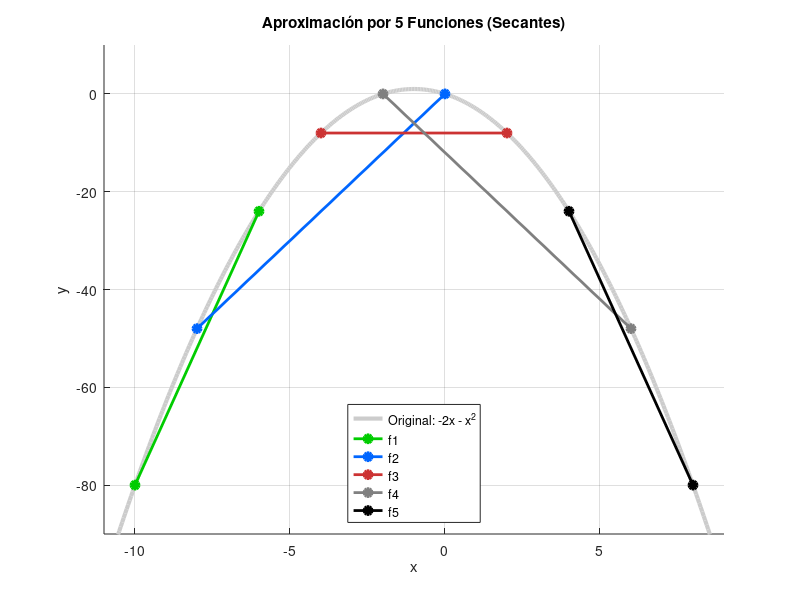

Reproduce this figure in MATLAB.
% ========================================================================
% Programa: Aproximación por 5 Rectas (Rangos Solapados)
% Función base: y = -2x - x^2
% ========================================================================

clear; clc; close all;

% Definimos los datos exactos de la tabla en la imagen
% Estructura: [x_inicial, x_final, R (Red), G (Green), B (Blue)]
data = [
    -10, -6,  0,   0.8, 0;    % f1: Verde
     -8,  0,  0,   0.4, 1;    % f2: Azul
     -4,  2,  0.8, 0.2, 0.2;  % f3: Rojo
     -2,  6,  0.5, 0.5, 0.5;  % f4: Gris
      4,  8,  0,   0,   0     % f5: Negro
];

num_funciones = size(data, 1);

fprintf('==========================================================\n');
fprintf(' CÁLCULO DE LAS 5 RECTAS (y = mx + b)\n');
fprintf('==========================================================\n');

% Preparamos la figura
figure('Color', 'w');
hold on; grid on;

% 1. Graficar la función original (Parábola) de fondo
x_fino = linspace(-12, 12, 500);
y_real = -2*x_fino - x_fino.^2;
plot(x_fino, y_real, 'Color', [0.8 0.8 0.8], 'LineWidth', 3, 'DisplayName', 'Original: -2x - x^2');

% 2. Bucle para calcular y graficar cada una de las 5 funciones
for i = 1:num_funciones
    x1 = data(i, 1);
    x2 = data(i, 2);
    color_linea = data(i, 3:5);
    
    % Calcular y1 y y2 usando la función original
    y1 = -2*x1 - x1^2;
    y2 = -2*x2 - x2^2;
    
    % Calcular pendiente (m) y ordenada (b)
    m = (y2 - y1) / (x2 - x1);
    b = y1 - (m * x1);
    
    % Mostrar la ecuación en consola
    fprintf('f%d -> Rango [%2d, %2d] | Puntos: (%d, %d) a (%d, %d)\n', ...
            i, x1, x2, x1, y1, x2, y2);
    
    % Formato condicional para el signo de b
    if b >= 0
        fprintf('      Ecuación: y = %.2fx + %.2f\n', m, b);
    else
        fprintf('      Ecuación: y = %.2fx - %.2f\n', m, abs(b));
    end
    fprintf('----------------------------------------------------------\n');
    
    % Graficar el segmento de recta
    x_seg = [x1, x2];
    y_seg = [y1, y2];
    plot(x_seg, y_seg, 'o-', 'LineWidth', 2, 'Color', color_linea, ...
        'MarkerFaceColor', color_linea, 'DisplayName', sprintf('f%d', i));
    
    % Extender visualmente la recta (punteada) para ver la tangente/secante
    % x_ext = linspace(x1-1, x2+1, 10);
    % plot(x_ext, m*x_ext + b, '--', 'Color', color_linea, 'LineWidth', 1);
end

% Decoración del gráfico
title('Aproximación por 5 Funciones (Secantes)');
xlabel('x'); ylabel('y');
legend('Location', 'South');
axis([-11 9 -90 10]); % Ajustar zoom
